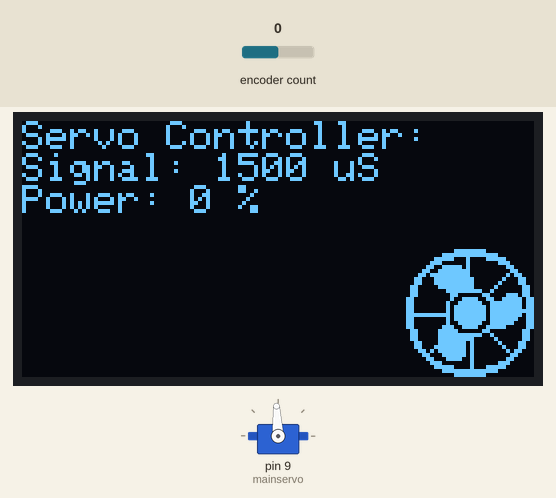
This sketch was run on a simulated Arduino Uno, built with avr-gcc and run on an emulated ATmega328P. Parts: servo, 128×64 one-colour display. Inputs (shaded band) come from the test bench; at power-on: encoder count 0. What the sketch prints to the serial monitor is not drawn.

Above: at 5.25 s.
5.3 s: encoder count set to 4
At 5.35 s:
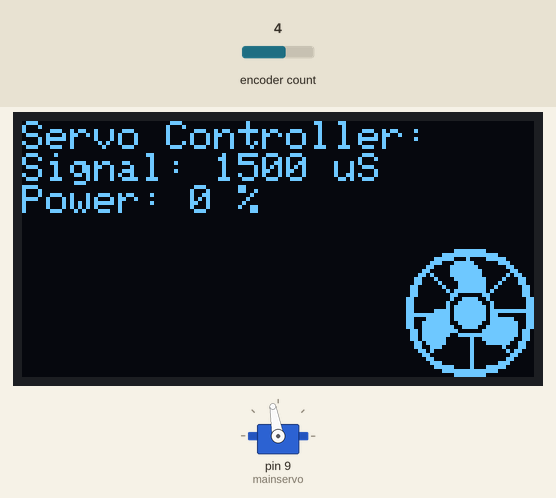
7.1 s: encoder count set to 3
At 7.17 s:
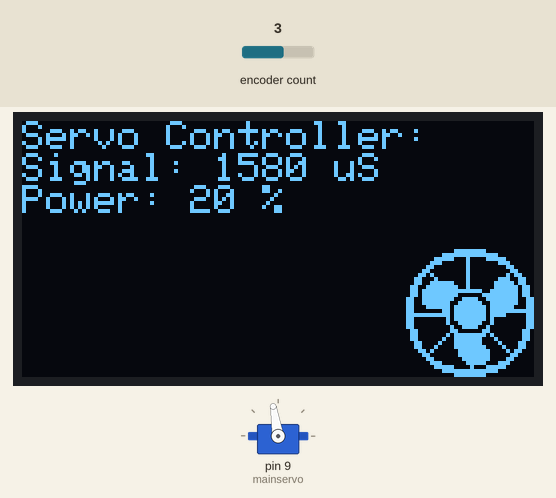
8.9 s: encoder count set to 2
At 9.49 s:
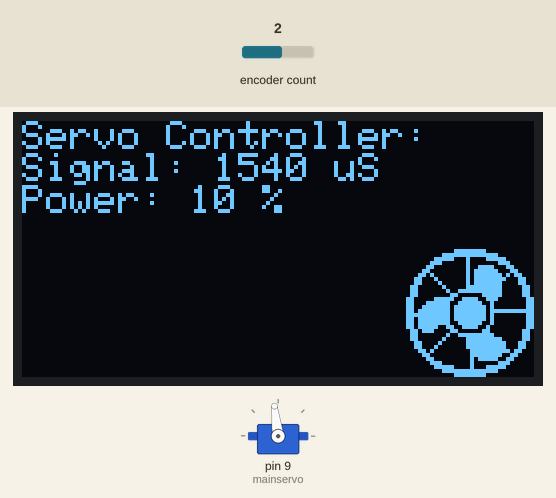
Timing chart, 0 to 11.9 s (numbered marks = the images above; inputs shaded):
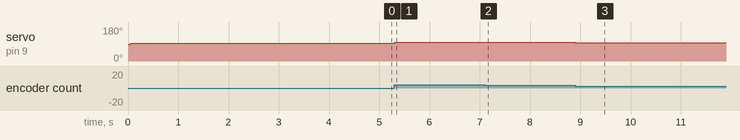

The sketch:

servo_controller_test_ken.ino
```cpp
#include <Servo.h>
#include <SPI.h>
#include <SimpleRotary.h>
SimpleRotary rotary(2,3,4);

//For screen
#include <Adafruit_SSD1306.h>
#define SCREEN_WIDTH 128 // OLED display width, in pixels
#define SCREEN_HEIGHT 64 // OLED display height, in pixels
#define OLED_RESET     -1 // Reset pin # (or -1 if sharing Arduino reset pin)(1 disables blink)
#define SCREEN_ADDRESS 0x3C ///< See datasheet for Address; 0x3D for 128x64, 0x3C for 128x32
Adafruit_SSD1306 display(SCREEN_WIDTH, SCREEN_HEIGHT, &Wire, OLED_RESET);

static const unsigned char PROGMEM ContinuousMotor_1[] = {
0b00000000, 0b00001111, 0b11110000, 0b00000000,
0b00000000, 0b01111111, 0b11111110, 0b00000000,
0b00000001, 0b11110001, 0b00001111, 0b10000000,
0b00000011, 0b10001111, 0b10000001, 0b11000000,
0b00000110, 0b00011111, 0b11000000, 0b01100000,
0b00001100, 0b00011111, 0b11100000, 0b00110000,
0b00011010, 0b00011111, 0b11100000, 0b01011000,
0b00110001, 0b00001111, 0b11110000, 0b10001100,
0b00110000, 0b10000111, 0b11110001, 0b00001100,
0b01100000, 0b01000111, 0b11110010, 0b00000110,
0b01100000, 0b00101111, 0b11110100, 0b00000110,
0b01100000, 0b00011000, 0b00011000, 0b00000110,
0b11000000, 0b00010011, 0b11001000, 0b00000011,
0b11000000, 0b00100111, 0b11100100, 0b00000011,
0b11000000, 0b00101111, 0b11110100, 0b00000011,
0b11000001, 0b11101111, 0b11110111, 0b11111111,
0b11111111, 0b11101111, 0b11110110, 0b00000011,
0b11000111, 0b11101111, 0b11110111, 0b11100011,
0b11001111, 0b11100111, 0b11100111, 0b11110011,
0b11001111, 0b11110011, 0b11001111, 0b11110011,
0b01101111, 0b11111000, 0b00011111, 0b11110110,
0b01101111, 0b11100111, 0b11111111, 0b11110110,
0b01101111, 0b11000000, 0b10011111, 0b11100110,
0b00110111, 0b11000000, 0b10001111, 0b11001100,
0b00110011, 0b10000000, 0b10000000, 0b10001100,
0b00011010, 0b00000000, 0b10000000, 0b01011000,
0b00001100, 0b00000000, 0b10000000, 0b00110000,
0b00000110, 0b00000000, 0b10000000, 0b01100000,
0b00000011, 0b10000000, 0b10000001, 0b11000000,
0b00000001, 0b11110000, 0b10001111, 0b10000000,
0b00000000, 0b01111111, 0b11111110, 0b00000000,
0b00000000, 0b00001111, 0b11110000, 0b00000000,
};
static const unsigned char PROGMEM ContinuousMotor_2[] = {
0b00000000, 0b00001111, 0b11110000, 0b00000000,
0b00000000, 0b01111111, 0b11111110, 0b00000000,
0b00000001, 0b11110001, 0b00001111, 0b10000000,
0b00000011, 0b10000001, 0b00000001, 0b11000000,
0b00000110, 0b00000001, 0b00111100, 0b01100000,
0b00001100, 0b00000001, 0b01111110, 0b00110000,
0b00011010, 0b00000001, 0b01111111, 0b01011000,
0b00110001, 0b00000001, 0b01111111, 0b10001100,
0b00110000, 0b10000001, 0b01111111, 0b00001100,
0b01100000, 0b01000001, 0b11111111, 0b00000110,
0b01100000, 0b00100111, 0b11111111, 0b00000110,
0b01100000, 0b00011000, 0b00011111, 0b00000110,
0b11000001, 0b11110011, 0b11001110, 0b00000011,
0b11000111, 0b11100111, 0b11100100, 0b00000011,
0b11001111, 0b11101111, 0b11110100, 0b00000011,
0b11011111, 0b11101111, 0b11110111, 0b11111111,
0b11111111, 0b11101111, 0b11110100, 0b00000011,
0b11011111, 0b11101111, 0b11110100, 0b00000011,
0b11011111, 0b11100111, 0b11100100, 0b00000011,
0b11011111, 0b00110011, 0b11001000, 0b00000011,
0b01101110, 0b00011000, 0b00011000, 0b00000110,
0b01100000, 0b00100111, 0b11111100, 0b00000110,
0b01100000, 0b01000001, 0b11111111, 0b00000110,
0b00110000, 0b10000001, 0b11111111, 0b10001100,
0b00110001, 0b00000001, 0b11111111, 0b10001100,
0b00011010, 0b00000000, 0b11111111, 0b11011000,
0b00001100, 0b00000000, 0b11111111, 0b00110000,
0b00000110, 0b00000000, 0b10111110, 0b01100000,
0b00000011, 0b10000000, 0b10000001, 0b11000000,
0b00000001, 0b11110000, 0b10001111, 0b10000000,
0b00000000, 0b01111111, 0b11111110, 0b00000000,
0b00000000, 0b00001111, 0b11110000, 0b00000000,
};
static const unsigned char PROGMEM ContinuousMotor_3[] = {
0b00000000, 0b00001111, 0b11110000, 0b00000000,
0b00000000, 0b01111111, 0b11111110, 0b00000000,
0b00000001, 0b11110001, 0b00001111, 0b10000000,
0b00000011, 0b10000001, 0b00000001, 0b11000000,
0b00000110, 0b00000001, 0b00000000, 0b01100000,
0b00001100, 0b00000001, 0b00000000, 0b00110000,
0b00011010, 0b00000001, 0b00000000, 0b01011000,
0b00110001, 0b00000001, 0b00000001, 0b11001100,
0b00110011, 0b11110001, 0b00000011, 0b11101100,
0b01100111, 0b11111001, 0b00000011, 0b11110110,
0b01101111, 0b11111111, 0b11100111, 0b11110110,
0b01101111, 0b11111000, 0b00011111, 0b11110110,
0b11001111, 0b11110011, 0b11001111, 0b11110011,
0b11001111, 0b11100111, 0b11100111, 0b11110011,
0b11000111, 0b11101111, 0b11110111, 0b11100011,
0b11000000, 0b01101111, 0b11110111, 0b11111111,
0b11111111, 0b11101111, 0b11110111, 0b10000011,
0b11000000, 0b00101111, 0b11110100, 0b00000011,
0b11000000, 0b00100111, 0b11100100, 0b00000011,
0b11000000, 0b00010011, 0b11001000, 0b00000011,
0b01100000, 0b00011000, 0b00011000, 0b00000110,
0b01100000, 0b00101111, 0b11110100, 0b00000110,
0b01100000, 0b01001111, 0b11100010, 0b00000110,
0b00110000, 0b10001111, 0b11100001, 0b00001100,
0b00110001, 0b00001111, 0b11110000, 0b10001100,
0b00011010, 0b00000111, 0b11111000, 0b01011000,
0b00001100, 0b00000111, 0b11111000, 0b00110000,
0b00000110, 0b00000011, 0b11111000, 0b01100000,
0b00000011, 0b10000001, 0b11110001, 0b11000000,
0b00000001, 0b11110000, 0b10001111, 0b10000000,
0b00000000, 0b01111111, 0b11111110, 0b00000000,
0b00000000, 0b00001111, 0b11110000, 0b00000000,
};
static const unsigned char PROGMEM ContinuousMotor_4[] = {
0b00000000, 0b00001111, 0b11110000, 0b00000000,
0b00000000, 0b01111111, 0b11111110, 0b00000000,
0b00000001, 0b11110001, 0b00001111, 0b10000000,
0b00000011, 0b10000001, 0b00000001, 0b11000000,
0b00000110, 0b01111101, 0b00000000, 0b01100000,
0b00001100, 0b11111111, 0b00000000, 0b00110000,
0b00011011, 0b11111111, 0b00000000, 0b01011000,
0b00110001, 0b11111111, 0b10000000, 0b10001100,
0b00110001, 0b11111111, 0b10000001, 0b00001100,
0b01100000, 0b11111111, 0b10000010, 0b00000110,
0b01100000, 0b00111111, 0b11100100, 0b00000110,
0b01100000, 0b00011000, 0b00011000, 0b01110110,
0b11000000, 0b00010011, 0b11001100, 0b11111011,
0b11000000, 0b00100111, 0b11100111, 0b11111011,
0b11000000, 0b00101111, 0b11110111, 0b11111011,
0b11000000, 0b00101111, 0b11110111, 0b11111111,
0b11111111, 0b11101111, 0b11110111, 0b11111011,
0b11000000, 0b00101111, 0b11110111, 0b11110011,
0b11000000, 0b00100111, 0b11100111, 0b11100011,
0b11000000, 0b01110011, 0b11001111, 0b10000011,
0b01100000, 0b11111000, 0b00011000, 0b00000110,
0b01100000, 0b11111111, 0b11100100, 0b00000110,
0b01100000, 0b11111111, 0b10000010, 0b00000110,
0b00110000, 0b11111110, 0b10000001, 0b00001100,
0b00110001, 0b11111110, 0b10000000, 0b10001100,
0b00011010, 0b11111110, 0b10000000, 0b01011000,
0b00001100, 0b01111110, 0b10000000, 0b00110000,
0b00000110, 0b00111100, 0b10000000, 0b01100000,
0b00000011, 0b10000000, 0b10000001, 0b11000000,
0b00000001, 0b11110000, 0b10001111, 0b10000000,
0b00000000, 0b01111111, 0b11111110, 0b00000000,
0b00000000, 0b00001111, 0b11110000, 0b00000000,
};

int pos = 0;
int power = 0;
int frame = 1;
int frameratemax = 30;
int image_size = 32;
//delay alternative setup
unsigned long previousMillis = 0UL;
unsigned long interval = 100UL;
Servo mainservo;
void setup() {
  Serial.begin(9600);
  mainservo.attach(9);

  //For Screen
  display.begin(SSD1306_SWITCHCAPVCC, SCREEN_ADDRESS);
  display.clearDisplay(); //Clear display
  display.setTextSize(1);             // Normal 1:1 pixel scale
  display.setTextColor(SSD1306_WHITE);        // Draw white text, required

  display.setCursor(0,0);  // Start at top-left corner
  display.println(F("Initializing...4s")); //prints text on same line
  display.display(); //prints display
  pos = 1500;
  mainservo.writeMicroseconds(pos); // send "stop" signal to ESC.
  //mainservo.writeMicroseconds(2000); // send "stop" signal to ESC.
  delay(4000); // delay to allow the ESC to recognize the stopped signal

}

void loop() {
  // changes the servo position when rotary is rotated
    byte i; // 0 = not turning, 1 = CW, 2 = CCW
  i = rotary.rotate();
  if ( i == 1 ) {
    pos += 20;
  }
  if ( i == 2 ) {
    pos -= 20;
  }
  // sets min and max positions
  if (pos >= 1900){
   pos = 1900;
   }
  else if (pos <=1100){
    pos = 1100;
  }
  //mainservo.write(pos);
  mainservo.writeMicroseconds(pos); // Send signal to ESC.

  unsigned long currentMillis = millis();
  if(currentMillis - previousMillis > interval)
  {
  /* The Arduino executes this code once every second
  *  (interval = 1000 (ms) = 1 second).
  */
  display.clearDisplay(); //Clear display
  display.setCursor(0,0);  // Start at top-left corner
  display.println(F("Servo Controller: ")); //prints text on same line
  //display.print(F("Knob Offset: ")); //prints text on same line
  //display.print(pos); //prints new line
  //display.println(" "); //prints new line
  display.print(F("Signal: ")); //prints text on same line
  display.print(pos); //prints new line
  display.println(" uS"); //prints new line
  display.print(F("Power: ")); //prints text on same line
  power = (pos - 1500)/4;
  display.print(power); //prints new line
  display.println(" %"); //prints new line
  if (frame >= 0 && frame <= 1){
    testdrawbitmap(ContinuousMotor_1);
  }
  else if (frame > 1 && frame <= 2){
  testdrawbitmap(ContinuousMotor_2);
  }
  else if (frame > 2 && frame <= 3){
    testdrawbitmap(ContinuousMotor_3);
  }
  else{
    testdrawbitmap(ContinuousMotor_4);
    frame = 0;
  }
  display.display(); //prints display
  // Don't forget to update the previousMillis value
  frame ++;
  previousMillis = currentMillis;
  Serial.write(frame);
  }

}


void testdrawbitmap(const uint8_t *bitmap) {
  //display.clearDisplay();
  display.drawBitmap(
    (display.width() - image_size),
    (display.height() - image_size),
    bitmap, image_size, image_size, 1);
}
```

Measured:
- after the input at 5.3 s, servo on pin 9 (mainservo): 93° → 100° at once
- after the input at 7.1 s, servo on pin 9 (mainservo): 100° → 99° at once
- after the input at 8.9 s, servo on pin 9 (mainservo): 99° → 97° at once
